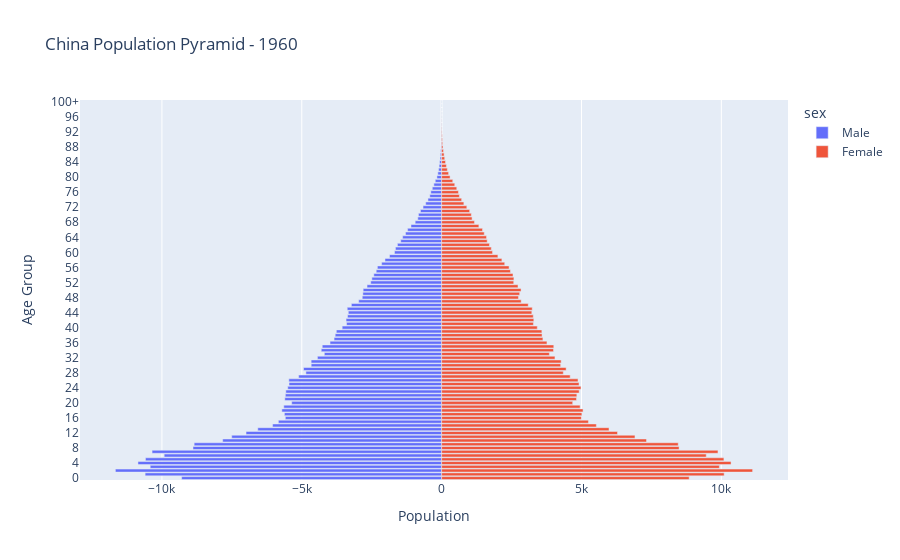

The notebook cell saved with this chart:
### Code cell
plot_pyramid(1960)
# wide at the base shows very high fertility
# this is pre-reform demographics
